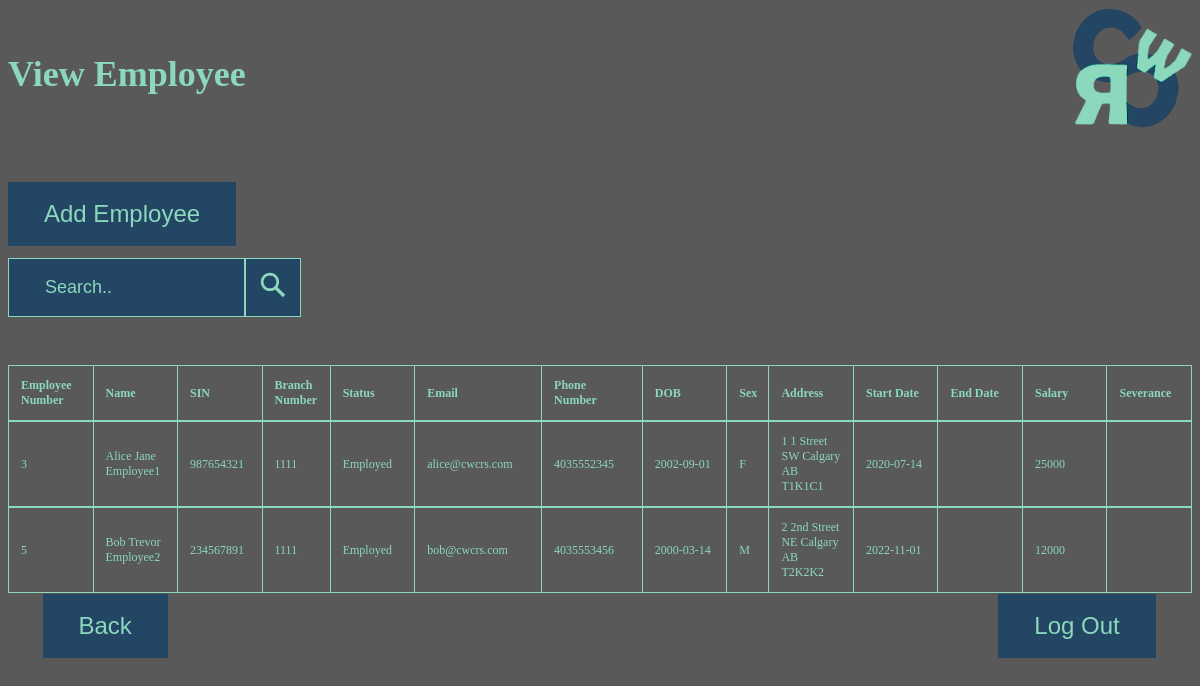
/cpsc471_project/owner_emp_view.php, run on an earlier commit of the app's database.
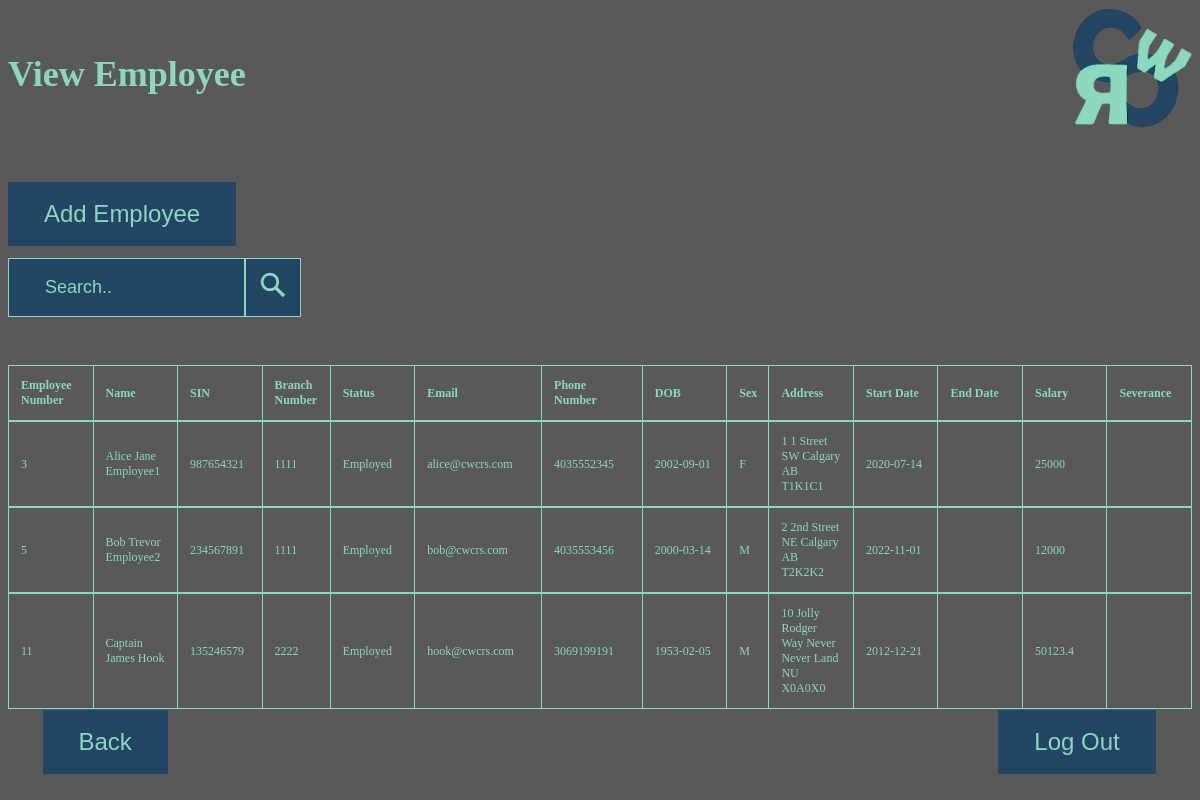
And on a later commit of the database.
### tables this page shows
CREATE TABLE `employee` (
  `E_UserID` int(11) NOT NULL,
  `SIN` char(9) NOT NULL,
  `Branch_no` int(11) NOT NULL
);

CREATE TABLE `employs` (
  `E_UserID` int(11) NOT NULL,
  `O_UserID` int(11) NOT NULL,
  `Employment_status` varchar(20) NOT NULL,
  `Start_date` date NOT NULL,
  `End_date` date DEFAULT NULL,
  `Salary` float DEFAULT NULL,
  `Severance` float DEFAULT NULL
);

CREATE TABLE `users` (
  `UserID` int(11) NOT NULL,
  `First_name` varchar(50) NOT NULL,
  `Middle_name` varchar(50) DEFAULT NULL,
  `Last_name` varchar(50) NOT NULL,
  `Email` varchar(50) NOT NULL,
  `Phone_number` char(10) DEFAULT NULL,
  `DOB` date DEFAULT NULL,
  `Sex` char(1) DEFAULT NULL,
  `Street_no` varchar(10) DEFAULT NULL,
  `Street_name` varchar(50) DEFAULT NULL,
  `City` varchar(50) DEFAULT NULL,
  `Province` char(2) DEFAULT NULL,
  `Postal_code` char(6) DEFAULT NULL
);

### cpsc471_project/owner_emp_view.php (the view, shortened to what this page needs)
<!DOCTYPE html>
<html>
<head>
</head>
<body>
<div class="header">
<h1 style="font-size:3vw">
View Employee
</h1>
    <img src="logo.png" alt="logo" width=2vw height=2vw/>
</div>
    <button class= "button" type="button" onclick="window.location.href='owner_emp_add.php'">Add Employee</button>
    <form action="owner_emp_view_post.php" class = "searchbar" method="post">
      <input type="search" placeholder="Search.." name="search">
     <button class = "searchbutton" class= "submitbutton" type="submit" name="submit" value="Submit">
      </button>
    </form>
  <br>
  <br>
  <table class="ins_table">
    <tr>
        <th width = 20%>Employee Number</th>
        <th width = 20%>Name</th>
        <th width = 20%>SIN</th>
        <th width = 15%>Branch Number</th>
        <th width = 20%>Status</th>
        <th width = 33%>Email</th>
        <th width = 25%>Phone Number</th>
        <th width = 20%>DOB</th>
        <th width = 7%>Sex</th>
        <th width = 20%>Address</th>
        <th width = 20%>Start Date</th>
        <th width = 20%>End Date</th>
        <th width = 20%>Salary</th>
        <th width = 20%>Severance</th>
</tr>
        </table>
        <table>
<?php
    $con = mysqli_connect("localhost","root","","cwcrs_db");
    $sql = "SELECT * FROM employee as emp, employs as e, users as u
            WHERE u.UserID = emp.E_UserID
            AND emp.E_UserID = e.E_UserID";
    $result = $con->query($sql);
    if ($result->num_rows > 0) {
        while($row = $result->fetch_assoc()) {
                echo "<table class='ins_table2'>
                        <tr>
                        <td width = 20%>" . $row["E_UserID"] . "</td>
                        <td width = 20%>" . $row["First_name"] . " " . $row["Middle_name"] . " " . $row["Last_name"] ."</td>
                        <td width = 20%>" . $row["SIN"] . "</td>
                        <td width = 15%>" . $row["Branch_no"] . "</td>
                        <td width = 20%>" . $row["Employment_status"] . "</td>
                        <td width = 33%>" . $row["Email"] . "</td>
                        <td width = 25%>" . $row["Phone_number"] . "</td>
                        <td width = 20%>" . $row["DOB"] . "</td>
                        <td width = 7%>" . $row["Sex"] . "</td>
                        <td width = 20%>" . $row["Street_no"] . " " . $row["Street_name"] . " " . $row["City"] . " " . $row["Province"] . " " . $row["Postal_code"] . "</td>
                        <td width = 20%>" . $row["Start_date"] . "</td>
                        <td width = 20%>" . $row["End_date"] . "</td>
                        <td width = 20%>" . $row["Salary"] . "</td>
                        <td width = 20%>" . $row["Severance"] . "</td>
                        </tr> </table>";
        }
      }
?>
</table>
  <table class="bottom_table">
  <tr>
    <td>
    <button class= "backbutton" text-align=left type="button" onclick="window.location.href='owner_start.php'"> Back</button>
</td>
<td>
</td>
<td>
</td>
<td>
</td>
<td>
</td>
<td>
    <button class= "logoutbutton" type="button" onclick="window.location.href='login.php'"> Log Out</button>
</td>
</tr>
</table>
    </body>
    </html>

What changed in the data, as far as the page shows it:
added employee: employs.E_UserID "11", E_UserID.First_name "Captain", E_UserID.Middle_name "James", E_UserID.Last_name "Hook", SIN "135246579", Branch_no "2222", employs.Employment_status "Employed", E_UserID.Email "hook@cwcrs.com", E_UserID.Phone_number "3069199191", E_UserID.DOB "1953-02-05", E_UserID.Sex "M", E_UserID.Street_no "10", E_UserID.Street_name "Jolly Rodger Way", E_UserID.City "Never Never Land", E_UserID.Province "NU", E_UserID.Postal_code "X0A0X0", employs.Start_date "2012-12-21", employs.Salary "50123.4"
